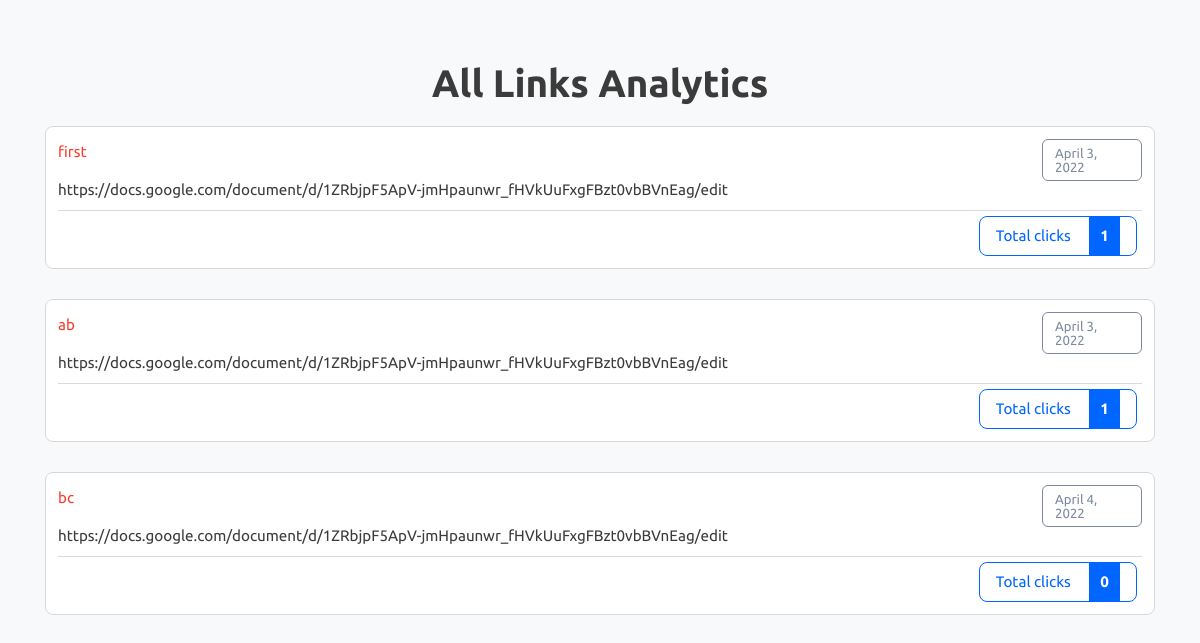
Page /all-analytics on the committed database.
### myapp/models.py (models this page shows)
class LongToShort(models.Model):
    long_url = models.URLField(max_length = 500)
    short_url = models.CharField(max_length = 50, unique = True)
    date = models.DateField(auto_now_add = True)
    clicks = models.IntegerField(default = 0)

### myapp/views.py (the view)
# urls.py: path('all-analytics',views.all_analytics),
def all_analytics(request):
    rows=LongToShort.objects.all()
    context={
        "rows":rows
    }
    return render(request,"all-analytics.html",context)

### myapp/templates/all-analytics.html (shortened to what this page needs)
{% load static %}
<!DOCTYPE html>
<html lang="en" class="">
<head>
	<link rel="stylesheet" href="{%static 'bootstrap.min.css'%}" type="text/css" media="screen">
	<link rel="stylesheet" href="{% static 'style.css' %}" type="text/css" media="screen">
</head>
<body class="pace-done lout_stats30">
	<main id="content" role="main" class="wyniki wyniki_all">
		<div class="container">
			<div class="row">
				<div class="col-12 page_log_in mt-0">
					<h2 class="h1" style="text-align: center;">All Links Analytics</h2>
				</div>
				{% for obj in rows %}
				<div class="url_options url_stats_o" id="1">
					<p class="data_link">{{obj.date}}</p>
					<p class="url_link">
						{{obj.long_url}}
					</p>
					<p id="link" class="link_element">
						<a href="/analytics/cc-ranklist" class="short_url_l" target="blank">
							{{obj.short_url}}</a>
					</p>
					<div class="stats_total btn-cutt click_stats btn_norm">
						<div>Total clicks <strong class="allClicks">{{obj.clicks}}</strong></div>
					</div>
				</div>
				{% endfor %}
			</div>
		</div>
	</main>
</body>
</html>

### rows in the picture
LongToShort: date "April 3, 2022", long_url "https://docs.google.com/document/d/1ZRbjpF5ApV-jmHpaunwr_fHVkUuFxgFBzt0vbBVnEag/edit", short_url "first", clicks "1"
LongToShort: date "April 3, 2022", long_url "https://docs.google.com/document/d/1ZRbjpF5ApV-jmHpaunwr_fHVkUuFxgFBzt0vbBVnEag/edit", short_url "ab", clicks "1"
LongToShort: date "April 4, 2022", long_url "https://docs.google.com/document/d/1ZRbjpF5ApV-jmHpaunwr_fHVkUuFxgFBzt0vbBVnEag/edit", short_url "bc", clicks "0"
